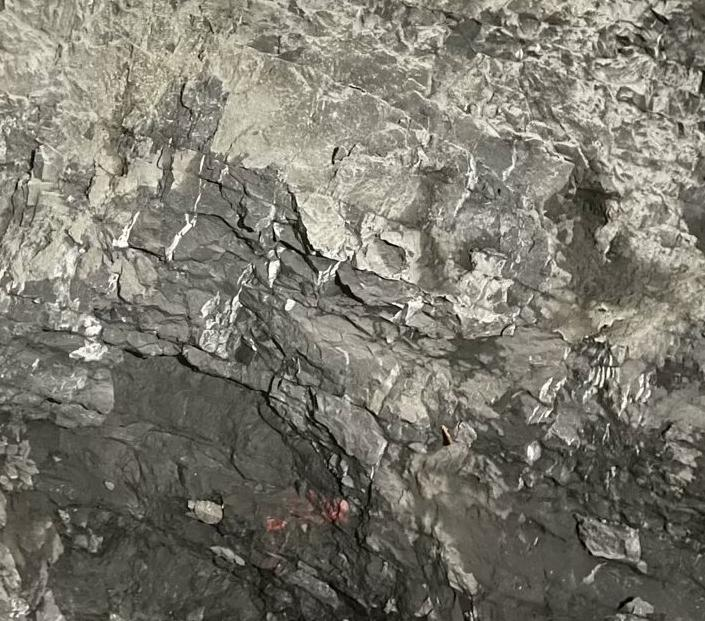
#> input picture 节理裂隙/节理发育.JPG, 705 x 621 px
$ python '掌子面分析.py'
#> lines starting #> are read from the running program, lines starting #| are printed output that depends on the picture
import numpy as np
import os
import logging
import cv2
from pathlib import Path
import sys

# 设置日志
logging.basicConfig(level=logging.INFO, format='%(asctime)s - %(levelname)s - %(message)s')
logger = logging.getLogger(__name__)

class ChinesePathImageAnalyzer:
    """专门处理中文路径的图像分析器"""

    def __init__(self):
        self.device = 'cpu'
        logger.info(f"使用设备: {self.device}")

    def read_image_chinese_path(self, image_path):
        """安全读取包含中文字符的图像文件"""
        try:
            # 方法1：使用numpy和cv2的组合来处理中文路径
            # 先用numpy读取文件字节，再用cv2解码
            with open(image_path, 'rb') as f:
                image_bytes = f.read()

            # 将字节转换为numpy数组
            nparr = np.frombuffer(image_bytes, np.uint8)

            # 使用cv2解码图像
            image = cv2.imdecode(nparr, cv2.IMREAD_COLOR)

            if image is None:
                raise ValueError(f"无法解码图像: {image_path}")

            return image

        except Exception as e:
            logger.error(f"读取图像失败: {e}")
            return None

    def preprocess_image(self, image):
        """图像预处理"""
        if image is None:
            return None

        try:
            # 转换为RGB（如果需要）
            if len(image.shape) == 3:
                image_rgb = cv2.cvtColor(image, cv2.COLOR_BGR2RGB)
            else:
                image_rgb = image

            # 调整大小（保持宽高比）
            height, width = image_rgb.shape[:2]
            target_size = 512

            if max(height, width) > target_size:
                if height > width:
                    new_height = target_size
                    new_width = int(width * target_size / height)
                else:
                    new_width = target_size
                    new_height = int(height * target_size / width)

                image_rgb = cv2.resize(image_rgb, (new_width, new_height), interpolation=cv2.INTER_AREA)

            return image_rgb

        except Exception as e:
            logger.error(f"图像预处理失败: {e}")
            return None

    def extract_geological_features(self, image):
        """提取地质特征"""
        if image is None:
            return {}

        try:
            # 转换为灰度图
            gray = cv2.cvtColor(image, cv2.COLOR_RGB2GRAY)

            # 边缘检测
            edges = cv2.Canny(gray, 50, 150)

            # 计算特征
            features = {
                '图像尺寸': f"{image.shape[1]}x{image.shape[0]}",
                '边缘像素数': int(np.sum(edges > 0)),
                '边缘密度': float(np.sum(edges > 0) / (edges.shape[0] * edges.shape[1])),
                '平均亮度': float(np.mean(gray)),
                '亮度标准差': float(np.std(gray)),
                '对比度': float(np.std(gray) / np.mean(gray)) if np.mean(gray) > 0 else 0
            }

            return features

        except Exception as e:
            logger.error(f"特征提取失败: {e}")
            return {}

    def analyze_joint_development(self, features):
        """分析节理发育程度"""
        if not features:
            return "无法分析"

        edge_density = features.get('边缘密度', 0)
        contrast = features.get('对比度', 0)

        # 简单的节理发育程度评估
        if edge_density > 0.1 and contrast > 0.3:
            development_level = "高度发育"
        elif edge_density > 0.05 and contrast > 0.2:
            development_level = "中等发育"
        elif edge_density > 0.02:
            development_level = "轻微发育"
        else:
            development_level = "不发育"

        return development_level

    def analyze_image(self, image_path):
        """完整的图像分析流程"""
        try:
            # 验证文件存在
            if not os.path.exists(image_path):
                raise FileNotFoundError(f"文件不存在: {image_path}")

            logger.info(f"开始分析图像: {image_path}")

            # 读取图像（处理中文路径）
            image = self.read_image_chinese_path(image_path)
#> in read_image_chinese_path, image is the input picture: shape (621, 705, 3); mean B, G, R 109.8, 120.4, 123
            if image is None:
                raise ValueError(f"无法读取图像: {image_path}")

            logger.info(f"成功读取图像，尺寸: {image.shape}")

            # 预处理
            processed_image = self.preprocess_image(image)
            if processed_image is None:
                raise ValueError("图像预处理失败")

            # 特征提取
            features = self.extract_geological_features(processed_image)
#> in extract_geological_features, `gray = cv2.cvtColor(image, cv2.COLOR_RGB2GRAY)`:
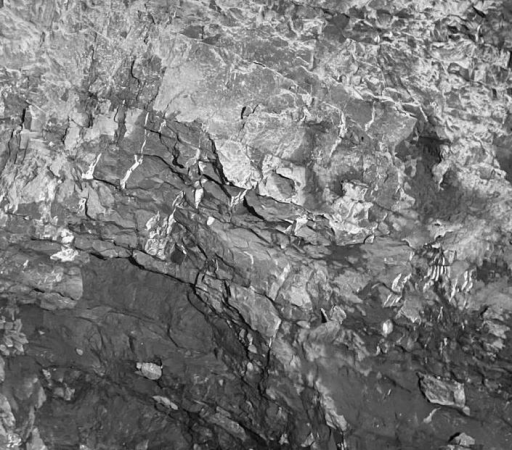
#> gray: shape (450, 512); min 1, max 253, mean 120
#> in extract_geological_features, `edges = cv2.Canny(gray, 50, 150)`:
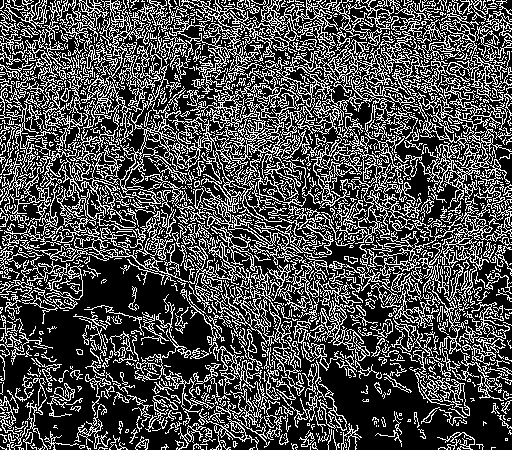
#> edges: shape (450, 512); 29.9% white in thin lines or dots
#> in extract_geological_features, `features = { '图像尺寸': f"{image.shape[1]}x{image.shape[0]}", '边缘像素数': in..`: features = {'图像尺寸': '512x450', '边缘像素数': 68916, '边缘密度': 0.299, '平均亮度': 120, '亮度标准差': 45.74, '对比度': 0.381}

            # 节理发育分析
            joint_development = self.analyze_joint_development(features)

            # 输出结果
            print("\n=== 图像分析结果 ===")
            print(f"文件路径: {image_path}")
            print(f"原始尺寸: {image.shape[1]}x{image.shape[0]}")
            print(f"处理后尺寸: {processed_image.shape[1]}x{processed_image.shape[0]}")
            print("\n=== 地质特征 ===")
            for key, value in features.items():
                if isinstance(value, float):
                    print(f"{key}: {value:.4f}")
                else:
                    print(f"{key}: {value}")
            print(f"\n=== 节理发育评估 ===")
            print(f"节理发育程度: {joint_development}")

            return {
                'success': True,
                'features': features,
                'joint_development': joint_development,
                'image_shape': image.shape
            }

        except Exception as e:
            error_msg = f"图像分析失败: {str(e)}"
            logger.error(error_msg)
            print(f"\n错误: {error_msg}")
            return {'success': False, 'error': str(e)}

def main():
    """主函数"""
    # 创建分析器
    analyzer = ChinesePathImageAnalyzer()

    # 指定图像路径
    image_path = r"c:\Users\ASUS\Desktop\科研+论文\AI_Recognition\节理裂隙\节理发育.JPG"

    print(f"开始分析图像: {image_path}")

    # 执行分析
    result = analyzer.analyze_image(image_path)
#> in analyze_joint_development, `edge_density = features.get('边缘密度', 0)`: edge_density = 0.299
#> in analyze_joint_development, `contrast = features.get('对比度', 0)`: contrast = 0.381
#> in analyze_image, `joint_development = self.analyze_joint_development(features)`: joint_development = '高度发育'
#| 原始尺寸: 705x621
#| 处理后尺寸: 512x450
#> the loop in analyze_image, `for key, value in features.items():` made 6 passes
#> (key, value) on passes 1 to 6: ('图像尺寸', '512x450'), ('边缘像素数', 68916), ('边缘密度', 0.299), ('平均亮度', 120), ('亮度标准差', 45.74), ('对比度', 0.381)
#| 图像尺寸: 512x450
#| 边缘像素数: 68916
#| 边缘密度: 0.2991
#| 平均亮度: 119.9917
#| 亮度标准差: 45.7399
#| 对比度: 0.3812
#| 节理发育程度: 高度发育
#> result = 4 items

    if result['success']:
        print("\n分析完成！")
    else:
        print(f"\n分析失败: {result['error']}")

        # 提供备选方案
        print("\n=== 备选解决方案 ===")
        print("1. 将图像文件复制到不包含中文字符的路径")
        print("2. 重命名文件为英文名称")
        print("3. 检查文件是否损坏")
        print("4. 确认文件格式是否支持")

if __name__ == "__main__":
    main()

$ run again, with 节理裂隙/较发育.JPG copied over 节理裂隙/节理发育.JPG
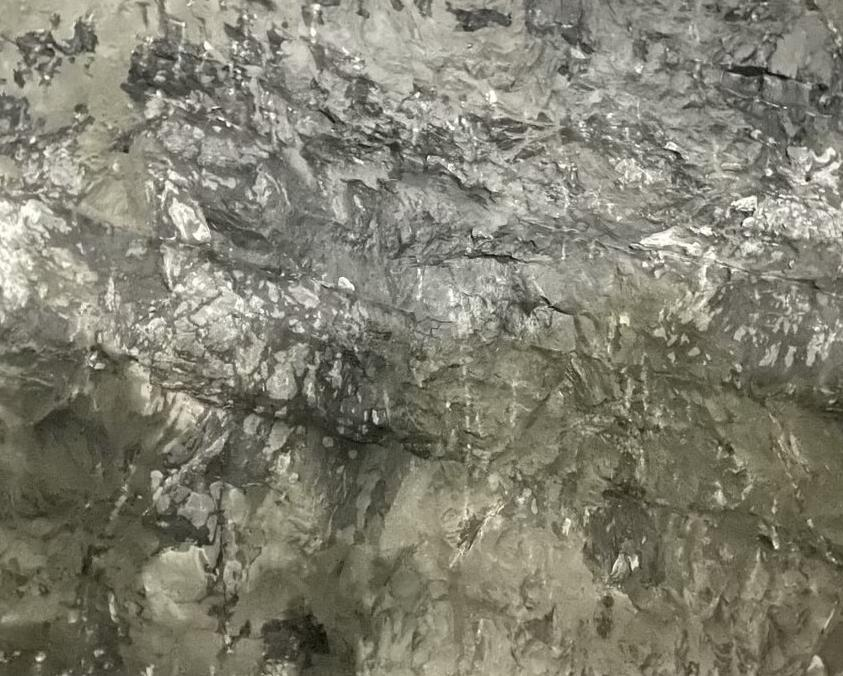
#> input picture 节理裂隙/较发育.JPG, 843 x 676 px
#> in read_image_chinese_path, image is the input picture: shape (676, 843, 3); mean B, G, R 112.7, 127.5, 129.2
#> in extract_geological_features, `gray = cv2.cvtColor(image, cv2.COLOR_RGB2GRAY)`:
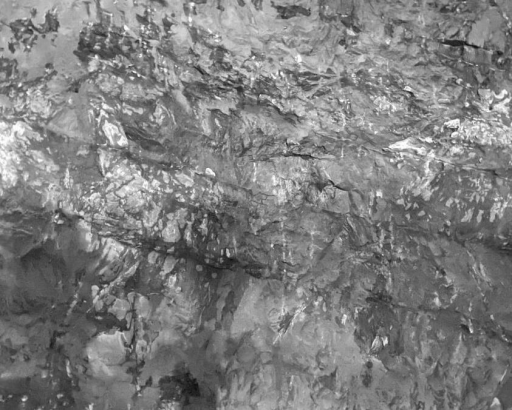
#> gray: shape (410, 512); min 16, max 254, mean 126.3
#> in extract_geological_features, `edges = cv2.Canny(gray, 50, 150)`:
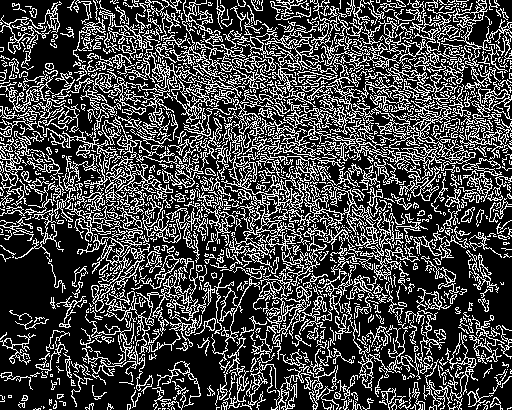
#> edges: shape (410, 512); 27.4% white in thin lines or dots
#> in extract_geological_features, `features = { '图像尺寸': f"{image.shape[1]}x{image.shape[0]}", '边缘像素数': in..`: features = {'图像尺寸': '512x410', '边缘像素数': 57424, '边缘密度': 0.274, '平均亮度': 126.3, '亮度标准差': 36.87, '对比度': 0.292}
#> edge_density = 0.274
#> contrast = 0.292
#> joint_development = '中等发育'
#| 原始尺寸: 843x676
#| 处理后尺寸: 512x410
#> the loop in analyze_image, `for key, value in features.items():` made 6 passes
#> (key, value) on passes 1 to 6: ('图像尺寸', '512x410'), ('边缘像素数', 57424), ('边缘密度', 0.274), ('平均亮度', 126.3), ('亮度标准差', 36.87), ('对比度', 0.292)
#> (printed output is left out)
#| 节理发育程度: 中等发育
#> result = 4 items

$ run again, with 节理裂隙/不发育.png saved as 节理裂隙/节理发育.JPG
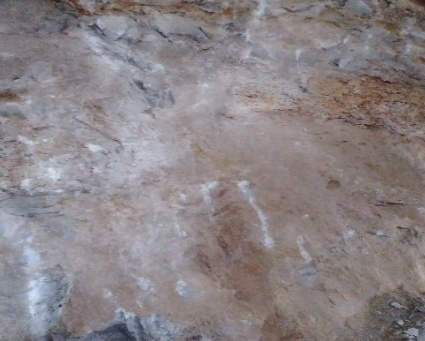
#> input picture 节理裂隙/不发育.png, 425 x 341 px
#> in read_image_chinese_path, image is the input picture: shape (341, 425, 3); mean B, G, R 133.5, 130.8, 137.8
#> in extract_geological_features, `edges = cv2.Canny(gray, 50, 150)`:
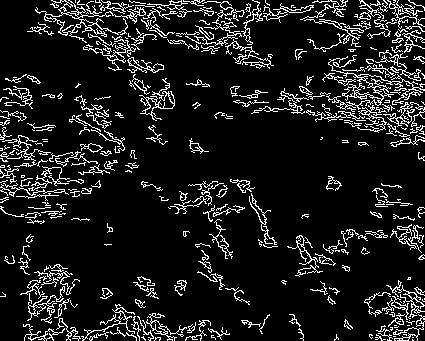
#> edges: shape (341, 425); 11.3% white in thin lines or dots
#> in extract_geological_features, `features = { '图像尺寸': f"{image.shape[1]}x{image.shape[0]}", '边缘像素数': in..`: features = {'图像尺寸': '425x341', '边缘像素数': 16397, '边缘密度': 0.113, '平均亮度': 133.2, '亮度标准差': 23.76, '对比度': 0.178}
#> edge_density = 0.113
#> contrast = 0.178
#> joint_development = '轻微发育'
#| 原始尺寸: 425x341
#| 处理后尺寸: 425x341
#> the loop in analyze_image, `for key, value in features.items():` made 6 passes
#> (key, value) on passes 1 to 6: ('图像尺寸', '425x341'), ('边缘像素数', 16397), ('边缘密度', 0.113), ('平均亮度', 133.2), ('亮度标准差', 23.76), ('对比度', 0.178)
#> (printed output is left out)
#| 节理发育程度: 轻微发育
#> result = 4 items
